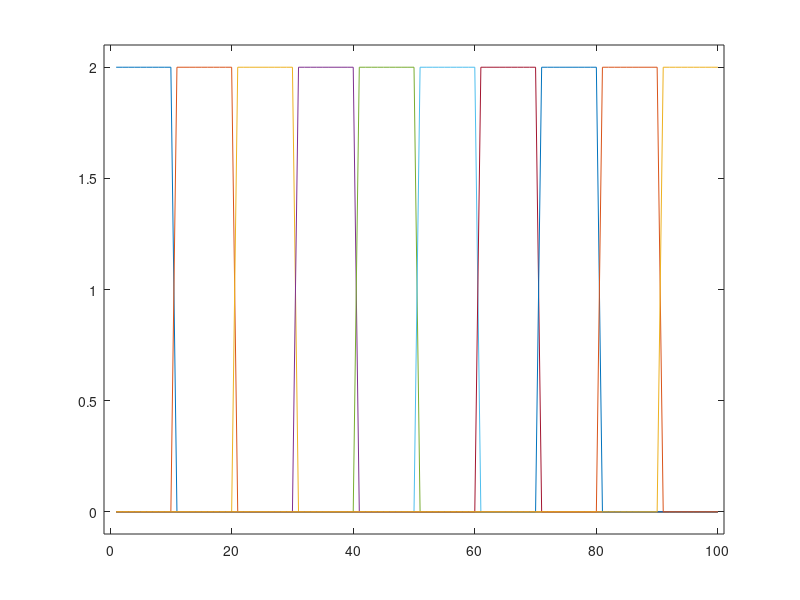

MATLAB code to generate this figure: (Note: this script raises an error after producing the figure.)
close all; clear; clc;

amp = 2;



pnts = 100; % number of points in each wave
N = 10; % number of waves

base_zero = zeros(1, pnts);

X = [];
for i = 1 : N
    x = base_zero;
    x(pnts/N*(i-1)+1:pnts/N*(i-1)+10) = amp;
    X = [X; x];
end

for i = 1 : N
    plot(X(i,:)); hold on;
end
axis([-1 101 -0.1 2.1])

moments = [];
moments_norm = [];

for i = 1 : N    
    image = X(i,:);
    [height, width] = size(image);
    
    %% Calculate the required parameters
    % define a co-ordinate system for image 
    xgrid = repmat((-floor(height/2):1:ceil(height/2)-1)',1,width);
    ygrid = repmat(-floor(width/2):1:ceil(width/2)-1,height,1);
    
    [x_bar, y_bar] = centerOfMass(image,xgrid,ygrid);
    
    % normalize coordinate system by subtracting mean
    xnorm = x_bar - xgrid;
    ynorm = y_bar - ygrid;
    
    %% Calculate the central moments
    % central moments
    mu_11 = central_moments( image ,xnorm,ynorm,1,1);
    mu_20 = central_moments( image ,xnorm,ynorm,2,0);
    mu_02 = central_moments( image ,xnorm,ynorm,0,2);
    mu_21 = central_moments( image ,xnorm,ynorm,2,1);
    mu_12 = central_moments( image ,xnorm,ynorm,1,2);
    mu_03 = central_moments( image ,xnorm,ynorm,0,3);
    mu_30 = central_moments( image ,xnorm,ynorm,3,0);
    
    %% Calculate Hu's Invariant moments
    %central_moment = [mu_11, mu_20, mu_02, mu_21, mu_12, mu_03, mu_30];
    %calculate first 8 hu moments of order 3
    I_one   = mu_20 + mu_02;
    I_two   = (mu_20 - mu_02)^2 + 4*(mu_11)^2;
    I_three = (mu_30 - 3*mu_12)^2 + (mu_03 - 3*mu_21)^2;
    I_four  = (mu_30 + mu_12)^2 + (mu_03 + mu_21)^2;
    I_five  = (mu_30 - 3*mu_12)*(mu_30 + mu_12)*((mu_30 + mu_12)^2 - 3*(mu_21 + mu_03)^2) + (3*mu_21 - mu_03)*(mu_21 + mu_03)*(3*(mu_30 + mu_12)^2 - (mu_03 + mu_21)^2);
    I_six   = (mu_20 - mu_02)*((mu_30 + mu_12)^2 - (mu_21 + mu_03)^2) + 4*mu_11*(mu_30 + mu_12)*(mu_21 + mu_03);
    I_seven = (3*mu_21 - mu_03)*(mu_30 + mu_12)*((mu_30 + mu_12)^2 - 3*(mu_21 + mu_03)^2) + (mu_30 - 3*mu_12)*(mu_21 + mu_03)*(3*(mu_30 + mu_12)^2 - (mu_03 + mu_21)^2);
    I_eight = mu_11*(mu_30 + mu_12)^2 - (mu_03 + mu_21)^2 - (mu_20 - mu_02)*(mu_30 + mu_12)*(mu_21 + mu_03);
    
    %% Apply log, and view the results.
    hu_moments_vector = [I_one, I_two, I_three,I_four,I_five,I_six,I_seven,I_eight];
    hu_moments_vector_norm= -sign(hu_moments_vector).*(log10(abs(hu_moments_vector)));
    moments = [moments; hu_moments_vector];
    moments_norm = [moments_norm; hu_moments_vector_norm];
end

figure;
for m_i = 3 : 8
    plot(moments(:,m_i)); hold on;
end
% legend(["I1", "I2", "I3", "I4", "I5", "I6", "I7", "I8"]);
legend(["I3", "I4", "I5", "I6", "I7", "I8"]);